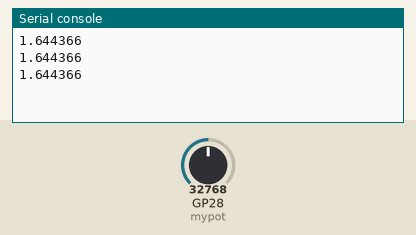
A program run on a simulated Raspberry Pi Pico running MicroPython. Shown: the last lines printed to the serial console. The test bench sets the inputs (shaded band); at power-on: GP28 (mypot) = 32768 (analog values on the 0–65535 scale).

Above: at 1.2 s.
1.3 s: GP28 (mypot) set to 45874
At 1.9 s:
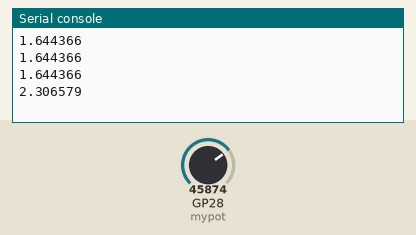
2.8 s: GP28 (mypot) set to 57670
At 3.4 s:
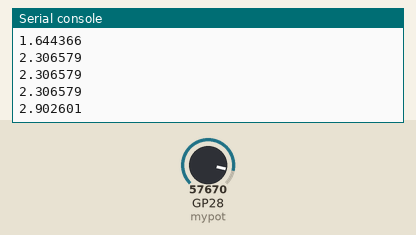
Timing chart, 0 to 5.8 s (numbered marks = the images above; inputs shaded):
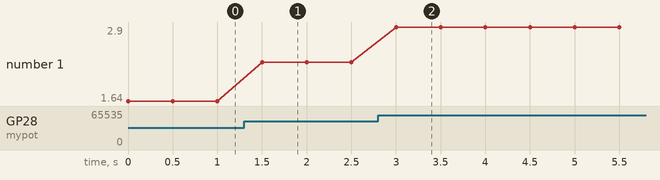

The program:

potval.py
```python
import machine
from time import sleep

potpin=28
mypot=machine.ADC(potpin)

while True:
    potval=mypot.read_u16()
    voltage=(3.3/65311)*potval-(224*3.3/65311)
    print(voltage)
    sleep(.5)


          
```

Measured:
- after the input at 1.3 s, the serial console: prints a new line after 0.20 s (image 1)
- after the input at 2.8 s, the serial console: prints a new line after 0.20 s (image 2)
- plotted number 1: 1.64 → 2.31 after the input at 1.3 s, 2.31 → 2.9 after the input at 2.8 s
